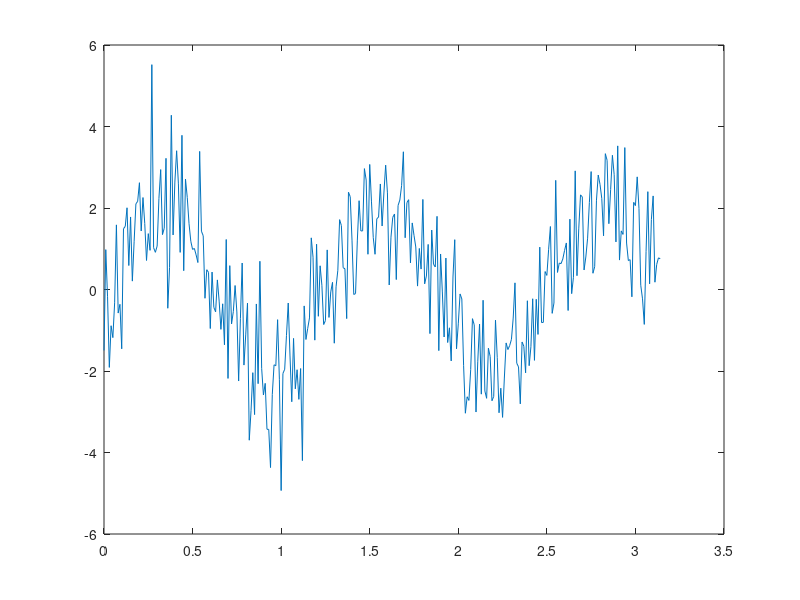

Reproduce this figure in MATLAB.
% exemplo: geracao de uma forma de onda ruidosa
t = 0:0.01:pi;                %linha 1
y = 2*sin(5*t);               %linha 2
figure()                      %linha 3
plot(t,y)                     %linha 4
pause(2)                      %linha 5
ruido=randn(1, length(t));    %linha 6
plot(t,ruido)                 %linha 7
pause(2)                      %linha 8
y_ruido = y+ruido;            %linha 9
plot(t,y_ruido);              %linha 10